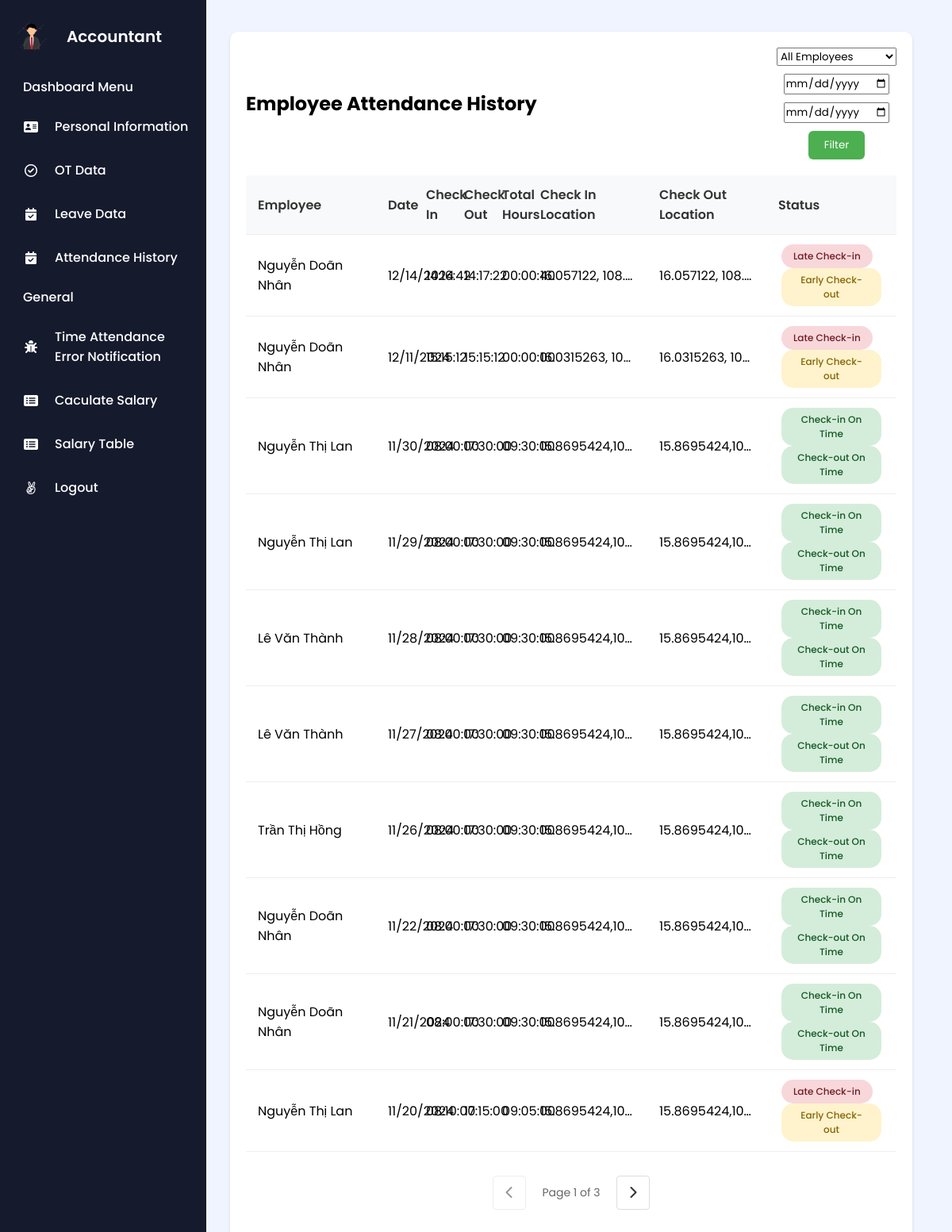
The app's page /index.php?action=viewAttendanceHistory (signed in), older data.
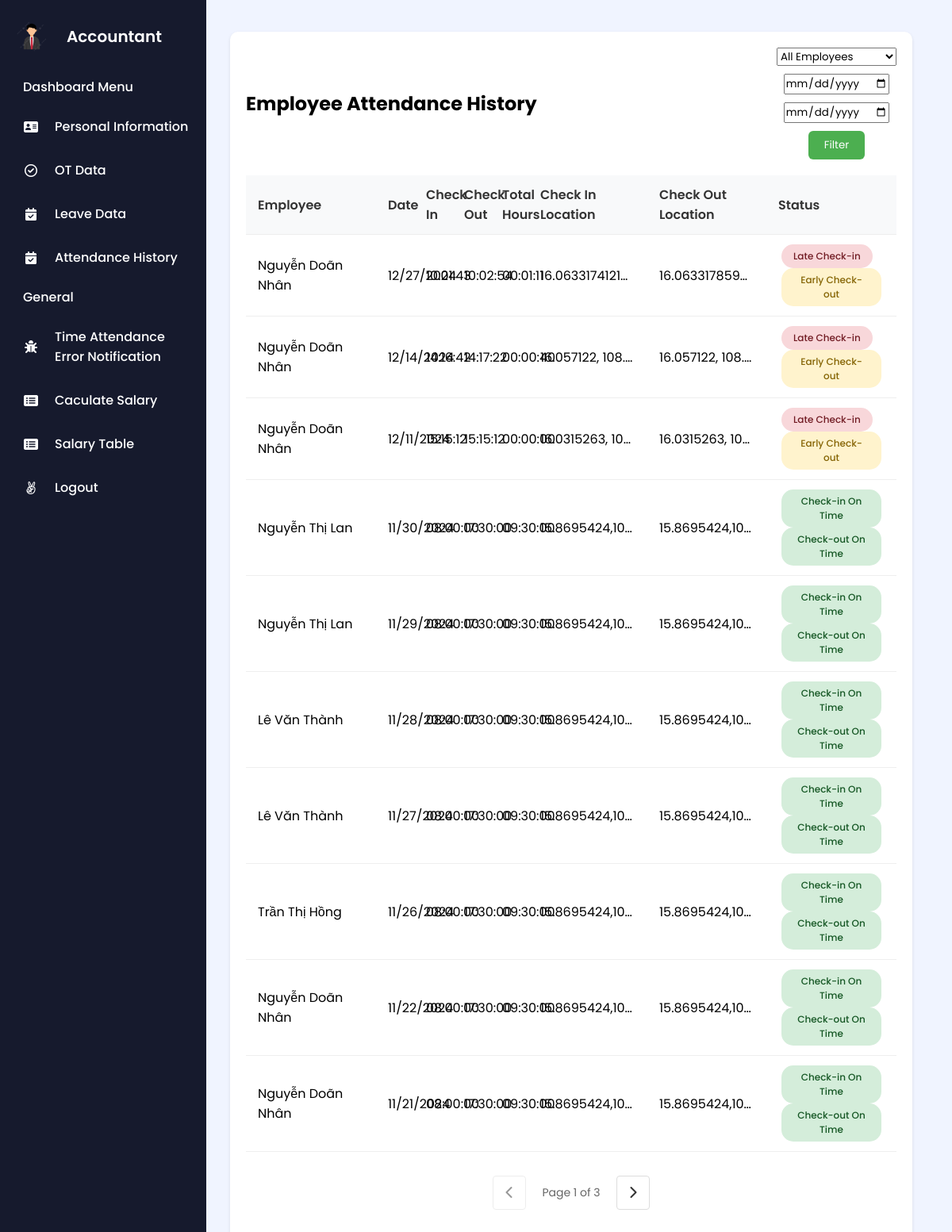
The same page, newer data.
### tables this page shows
CREATE TABLE `checkincheckout` (
  `CheckinCheckoutID` int(11) NOT NULL,
  `CheckinTime` datetime DEFAULT NULL,
  `CheckoutTime` datetime DEFAULT NULL,
  `EmployeeID` int(11) DEFAULT NULL,
  `GPSLocation` varchar(255) NOT NULL,
  `CheckoutLocation` varchar(255) DEFAULT NULL
);

CREATE TABLE `employee` (
  `EmployeeID` int(11) NOT NULL,
  `Username` varchar(50) NOT NULL,
  `Password` varchar(100) NOT NULL,
  `FirstName` varchar(50) DEFAULT NULL,
  `LastName` varchar(50) DEFAULT NULL,
  `DateOfBirth` date DEFAULT NULL,
  `Gender` enum('male','female','other') DEFAULT NULL,
  `IdentityNumber` varchar(20) DEFAULT NULL,
  `IdentityIssuedDate` date DEFAULT NULL,
  `IdentityIssuedPlace` varchar(100) DEFAULT NULL,
  `Email` varchar(100) DEFAULT NULL,
  `PhoneNumber` varchar(20) DEFAULT NULL,
  `MaritalStatus` enum('Có gia đình','Độc thân') DEFAULT NULL,
  `Hometown` varchar(100) DEFAULT NULL,
  `PlaceOfBirth` varchar(100) DEFAULT NULL,
  `Nationality` varchar(50) DEFAULT NULL,
  `Role` enum('giam doc','nhan vien','ke toan') DEFAULT NULL,
  `BaseSalary` decimal(15,2) NOT NULL DEFAULT 0.00
);

### controllers/ViewListDataEmployeeController.php (called while the page is built, shortened)
<?php
require_once 'models/ViewListDataEmployeeModel.php';
class ViewListDataEmployeeController {
    private $ViewListData;
    public function __construct($db) {
        $this->ViewListData = new ViewListDataEmployeeModel($db);
    }
    public function viewAttendanceHistory() {
        $selectedEmployee = isset($_GET['employee_id']) && !empty($_GET['employee_id'])
            ? (int)$_GET['employee_id']
            : null;
        $startDate = isset($_GET['start_date']) && !empty($_GET['start_date'])
            ? date('d-m-Y', strtotime($_GET['start_date']))
            : '';
        $endDate = isset($_GET['end_date']) && !empty($_GET['end_date'])
            ? date('d-m-Y', strtotime($_GET['end_date']))
            : '';
        $page = isset($_GET['page']) ? (int)$_GET['page'] : 1;
        $itemsPerPage = 10;
        $offset = ($page - 1) * $itemsPerPage;
        $result = $this->ViewListData->getAttendanceHistory(
            $selectedEmployee,
            $startDate,
            $endDate,
            $itemsPerPage,
            $offset
        );
        $attendanceData = $result['data'];
        require 'views/ViewAttendanceHistory.php';
    }
}
?>

### models/ViewListDataEmployeeModel.php (called while the page is built, shortened)
<?php
class ViewListDataEmployeeModel {
    protected $pdo;
    public function __construct($pdo) {
        $this->pdo = $pdo;
    }
    public function getAttendanceHistory($employeeId = null, $startDate = null, $endDate = null, $limit = 10, $offset = 0) {
        $query = "SELECT SQL_CALC_FOUND_ROWS cc.*, e.FirstName, e.LastName,
                  TIMEDIFF(CheckoutTime, CheckinTime) AS TotalWorkHours
                  FROM checkincheckout cc
                  JOIN employee e ON cc.EmployeeID = e.EmployeeID
                  WHERE 1=1";
        $query .= " ORDER BY cc.CheckinTime DESC LIMIT :limit OFFSET :offset";
        $stmt = $this->pdo->prepare($query);
        $stmt->bindValue(':limit', (int)$limit, PDO::PARAM_INT);
        $stmt->bindValue(':offset', (int)$offset, PDO::PARAM_INT);
        $stmt->execute();
        $results = $stmt->fetchAll(PDO::FETCH_ASSOC);
        $stmt = $this->pdo->query("SELECT FOUND_ROWS()");
        $totalRecords = $stmt->fetchColumn();
        foreach ($results as &$record) {
            $checkinTime = new DateTime($record['CheckinTime']);
            $workDate = $checkinTime->format('Y-m-d');
            $startTime = new DateTime($workDate . ' 08:00:00');
            if ($checkinTime <= $startTime) {
                $record['CheckinStatus'] = 'On Time';
            } else {
                $record['CheckinStatus'] = 'Late';
            }
            if (!empty($record['CheckoutTime'])) {
                $checkoutTime = new DateTime($record['CheckoutTime']);
                $endTime = new DateTime($workDate . ' 17:30:00');
            } else {
                $record['CheckoutStatus'] = 'N/A';
            }
        }
        return [
            'data' => $results,
            'total' => $totalRecords
        ];
    }
}

### views/ViewAttendanceHistory.php (the view, shortened to what the changed rows need)
<!DOCTYPE html>
<html lang="en">
<head>
    <link rel="stylesheet" href="https://cdnjs.cloudflare.com/ajax/libs/font-awesome/6.0.0-beta3/css/all.min.css" />
    <link rel="stylesheet" href="assets/css/Employee/ViewAttendanceHistory.css">
</head>
<body>
    <?php include 'views/layouts/sidebar_accountant.php'; ?>
    <div class="main-content">
        <div class="attendance-container">
            <div class="page-header">
                <div class="header-left">
                    <h2>Employee Attendance History</h2>
                </div>
            </div>
            <div class="records-table">
                <table id="attendanceTable">
                    <thead>
                        <tr>
                            <th>Employee</th>
                            <th>Date</th>
                            <th>Check In</th>
                            <th>Check Out</th>
                            <th>Total Hours</th>
                            <th>Check In Location</th>
                            <th>Check Out Location</th>
                            <th>Status</th>
                        </tr>
                    </thead>
                    <tbody>
                        <?php foreach ($attendanceData as $record): ?>
                            <tr>
                                <td><?= htmlspecialchars($record['FirstName'] . ' ' . $record['LastName']) ?></td>
                                <td><?= date('m/d/Y', strtotime($record['CheckinTime'])) ?></td>
                                <td><?= date('H:i:s', strtotime($record['CheckinTime'])) ?></td>
                                <td><?= $record['CheckoutTime'] ? date('H:i:s', strtotime($record['CheckoutTime'])) : 'N/A' ?></td>
                                <td><?= $record['TotalWorkHours'] ?? 'N/A' ?></td>
                                <td><?= htmlspecialchars($record['GPSLocation']) ?></td>
                                <td><?= htmlspecialchars($record['CheckoutLocation'] ?? 'N/A') ?></td>
                                <td>
                                    <?php if (!empty($record['IsAbsent']) && $record['IsAbsent']) : ?>
                                        <span class="status-absent">Absent</span>
                                    <?php else : ?>
                                        <?php
                                            if ($record['CheckinStatus'] === 'On Time') {
                                                echo '<span class="badge badge-success">Check-in On Time</span>';
                                            } else {
                                                echo '<span class="badge badge-danger">Late Check-in</span>';
                                            }
                                            if (!empty($record['CheckoutTime'])) {
                                                if ($record['CheckoutStatus'] === 'On Time') {
                                                    echo '<span class="badge badge-success">Check-out On Time</span>';
                                                } else {
                                                    echo '<span class="badge badge-warning">Early Check-out</span>';
                                                }
                                            }
                                        ?>
                                    <?php endif; ?>
                                </td>
                            </tr>
                        <?php endforeach; ?>
                    </tbody>
                </table>
            </div>
        </div>
    </div>
</body>
</html>

Row changes from the older to the newer data that the page shows:
no longer on this page (row unchanged): checkincheckout: employee.FirstName+LastName "Nguyễn Thị Lan", CheckinTime "11/20/2024", CheckinTime "08:10:00", CheckoutTime "17:15:00", TotalWorkHours "09:05:00", GPSLocation "15.8695424,10…", CheckoutLocation "15.8695424,10…", shows "Late Check-in", shows "Early Check-out"
added checkincheckout: employee.FirstName+LastName "Nguyễn Doãn Nhân", CheckinTime "12/27/2024", CheckinTime "10:01:43", CheckoutTime "10:02:54", TotalWorkHours "00:01:11", GPSLocation "16.0633174121…", CheckoutLocation "16.063317859…", shows "Late Check-in", shows "Early Check-out"
